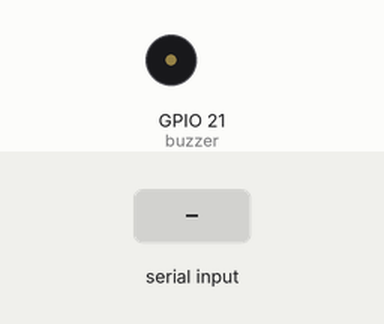
Simulated run of this program. Board: Raspberry Pi (BCM pin numbers). Shown: buzzer (waves = sounding). The inputs (shaded band) are chosen by the test bench. What the program prints to the terminal is not drawn.

Above: at 1.2 s.
1.3 s: "a" typed at the terminal, then Enter
At 1.6 s:
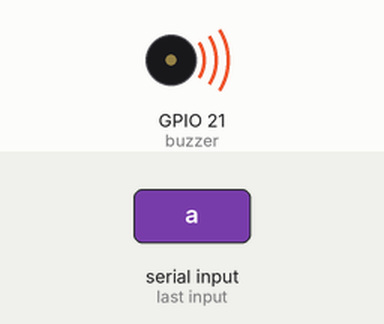
3.3 s: "d" typed at the terminal, then Enter
At 4.6 s:
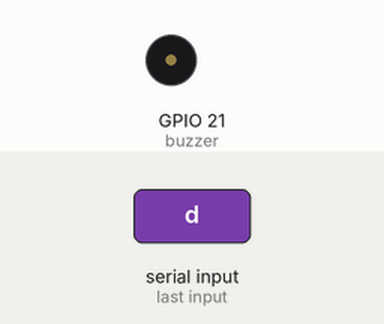
4.8 s: "f" typed at the terminal, then Enter
At 5.2 s:
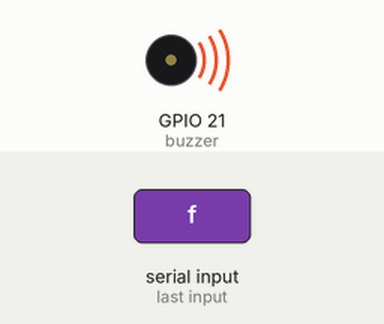
Timing chart, 0 to 7.8 s (numbered marks = the images above; inputs shaded):
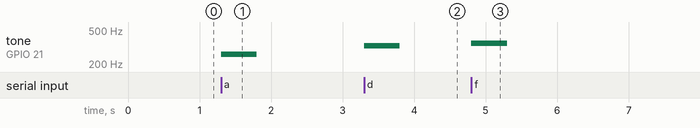

Measured:
- after the input at 1.3 s, tone on GPIO 21 (buzzer): silent → 261 Hz at once, → silent 0.50 s later
- after the input at 3.3 s, tone on GPIO 21 (buzzer): silent → 329 Hz at once, → silent 0.50 s later
- after the input at 4.8 s, tone on GPIO 21 (buzzer): silent → 349 Hz at once, → silent 0.50 s later

The program:

organ.py
```python
# import sys
# import tty
# import termios
# from gpiozero import PWMOutputDevice

# # 1. 부저 설정
# buzzer = PWMOutputDevice(21)
# VOLUME = 0.01

# # 2. 키보드 매핑
# key_notes = {
#     'a': 261.63, 's': 293.66, 'd': 329.63, 'f': 349.23,
#     'g': 392.00, 'h': 440.00, 'j': 493.88, 'k': 523.25
# }

# def get_key():
#     """터미널에서 키 입력을 실시간으로 읽는 함수"""
#     fd = sys.stdin.fileno()
#     old_settings = termios.tcgetattr(fd)
#     try:
#         tty.setraw(sys.stdin.fileno())
#         ch = sys.stdin.read(1)
#     finally:
#         termios.tcsetattr(fd, termios.TCSADRAIN, old_settings)
#     return ch

# print("전자 오르간 시작! (a,s,d,f,g,h,j,k 연주 / 'q' 종료)")

# try:
#     while True:
#         key = get_key()

#         if key == 'q':  # q 누르면 종료
#             break

#         if key in key_notes:
#             buzzer.frequency = key_notes[key]
#             buzzer.value = VOLUME
#             import time
#             time.sleep(0.2)  # 터미널 방식 특성상 살짝 끊어서 연주
#             buzzer.value = 0

# except KeyboardInterrupt:
#     pass
# finally:
#     buzzer.close()
#     print("\n종료되었습니다.")

from gpiozero import PWMOutputDevice
from time import sleep

# 1. 부저 설정 (GPIO 21번)
buzzer = PWMOutputDevice(21)
VOLUME = 0.01  # 수업용 아주 작은 소리

# 2. 키보드 매핑
key_notes = {
    'a': 261.63, 's': 293.66, 'd': 329.63, 'f': 349.23,
    'g': 392.00, 'h': 440.00, 'j': 493.88, 'k': 523.25
}

print("--- 전자 오르간 (input 버전) ---")
print("사용법: a, s, d... 입력 후 Enter를 치세요.")
print("종료하려면 'q'를 입력하세요.")

try:
    while True:
        # 사용자로부터 입력을 받음
        user_input = input("음표 입력 (a,s,d,f,g,h,j,k): ").lower()

        if user_input == 'q':
            break

        # 입력된 글자가 매핑 테이블에 있는지 확인
        if user_input in key_notes:
            buzzer.frequency = key_notes[user_input]
            buzzer.value = VOLUME
            sleep(0.5)     # 0.5초 동안 소리 내기
            buzzer.value = 0
        else:
            print("알 수 없는 키입니다.")

finally:
    buzzer.close()
    print("프로그램 종료")
```
